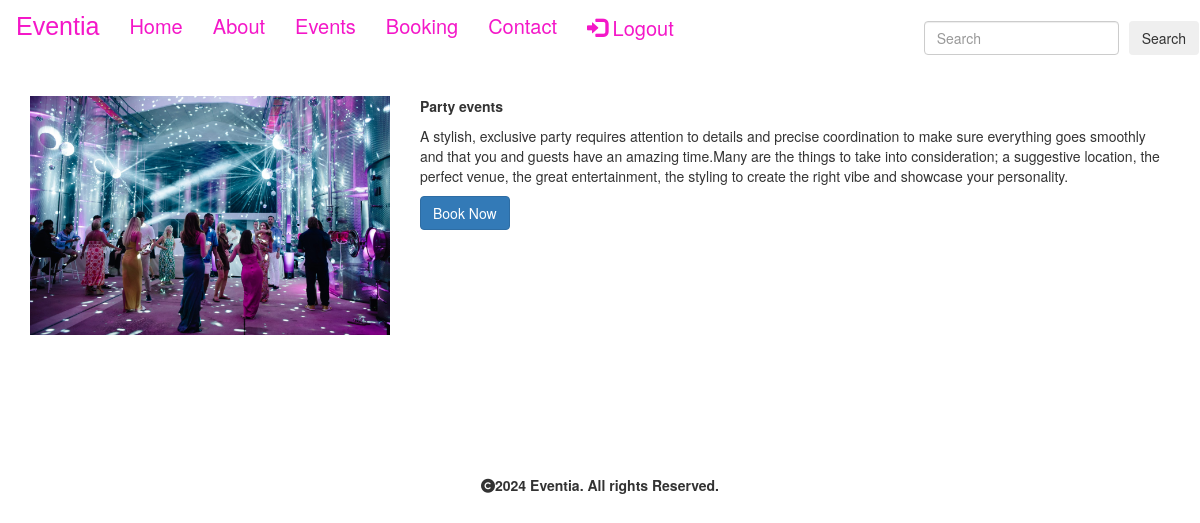
/details/Party events (signed in), run on the app's committed database.
### eventapp/models.py (models this page shows, shortened)
class Event(models.Model):
    img=models.ImageField(upload_to="images",null=True,blank=True)
    name=models.CharField(max_length=50)
    desc=models.CharField(max_length=500)

### eventapp/views.py (the view)
# urls.py: path('details/<p>',views.details,name='details'),
@login_required
def details(request,p):
    e = Event.objects.filter(name=p)
    return render(request, 'details.html', {'e':e})

### template/details.html
{% extends 'base.html' %}
{% load static %}
{% block content %}
<br>
<div class="container" style="margin-bottom:100px;">
    <div class="row mt-2">
      {% for i in e %}
      <div class="col-sm-4 mb-3">
          <img src="{{ i.img.url }}" alt="img" class="img-fluid" style="max-height:400px; max-width:100%;">
      </div>
      <div class="col-sm-8 mb-3">
          <p><b>{{ i.name }}</b></p>
          <p>{{ i.desc }}</p>
          <a href="{% url 'eventapp:booking' %}" class="btn btn-primary">Book Now</a>
      </div>
      {% endfor %}
  </div>
</div>
{% endblock %}

### data on the page
Event: img (picture), name "Party events", desc "A stylish, exclusive party requires attention to details and precise coordination to make sure everything goes smoothly and that you and guests have an amazing time.Many are the things to take into consideration; a suggestive location, the perfect venue, the great entertainment, the styling to create the right vibe and showcase your personality."
